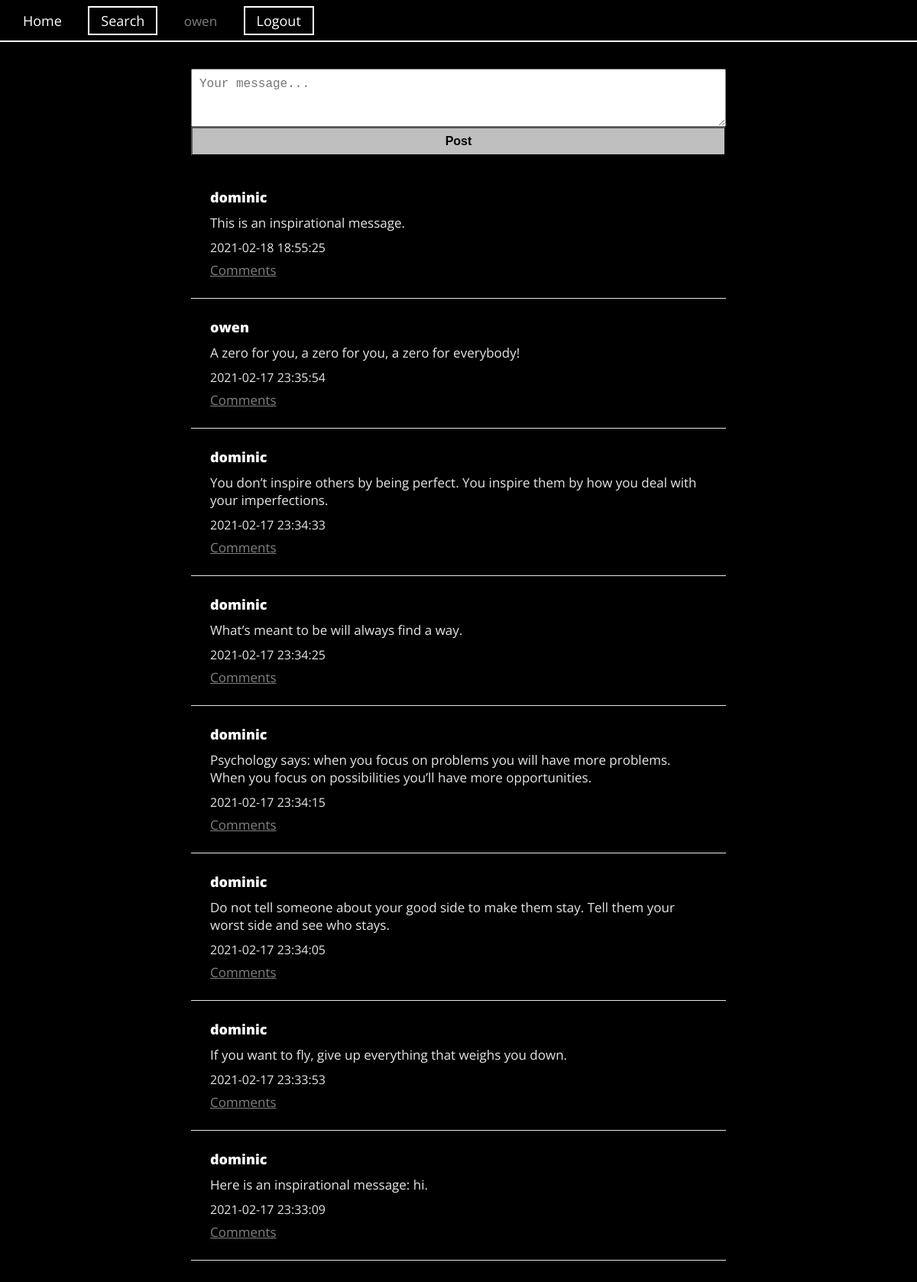
The page /views/index.php (signed in) on the database its author committed.
### tables this page shows
CREATE TABLE `posts` (
  `postid` int(11) NOT NULL AUTO_INCREMENT,
  `date_created` datetime DEFAULT NULL,
  `body` tinytext,
  `userid` int(11) DEFAULT NULL,
  PRIMARY KEY (`postid`),
  KEY `fk_users_posts` (`userid`),
  CONSTRAINT `fk_users_posts` FOREIGN KEY (`userid`) REFERENCES `users` (`userid`)
);

CREATE TABLE `users` (
  `userid` int(11) NOT NULL AUTO_INCREMENT,
  `username` varchar(30) NOT NULL,
  `password` varchar(30) NOT NULL,
  PRIMARY KEY (`userid`)
);

### controllers/PostsC.php (called while the page is built, shortened)
<?php
include_once '../models/PostsM.php';
class PostsC extends PostsM {
		public function gatherPosts($userInput){
			$query = "%" . $userInput . "%";
			$results = $this->getPosts($query);
			return $results;
		}
}

### models/Database.php (called while the page is built)
<?php
class Database {
	private $host = 'localhost';
	private $user = 'root';
	private $pass = 'root';
	private $dbName = 'cse3101_assignment';
	protected function connect() {
		try {
			$dsn = 'mysql:host=' . $this->host . ';dbname=' . $this->dbName;
			$pdo = new PDO($dsn,$this->user,$this->pass);
			$pdo->setAttribute(PDO::ATTR_DEFAULT_FETCH_MODE,PDO::FETCH_OBJ);
			return $pdo;
		} catch (PDOException $e) {
			error_log($e->getMessage());
			exit('Could not connect to database. Please contact your admin for more info.');
		}
	}
}

### models/PostsM.php (called while the page is built, shortened)
<?php
include_once 'Database.php';
class PostsM extends Database {
	protected function getPosts($query){
		$sql = "SELECT * FROM posts WHERE body LIKE :query";
		$stmt = $this->connect()->prepare($sql);
		$stmt->execute(['query'=>$query]);
		$arr = $stmt->fetchAll();
		return $arr;
	}
}

### models/UsersM.php (called while the page is built, shortened)
<?php
include_once 'Database.php';
class UsersM extends Database {
	protected function getUser($userid,$uname){
		$sql = "SELECT * FROM users WHERE username = :uname OR userid = :userid";
		$stmt = $this->connect()->prepare($sql);
		$stmt->execute(['uname'=>$uname,'userid'=>$userid]);
		$user = $stmt->fetch();
		return $user;
	}
}

### controllers/UsersC.php (called while the page is built, shortened)
<?php
include_once '../models/UsersM.php';
class UsersC extends UsersM{
	public function getUsername($userid){
		$user = $this->getUser($userid,"NULL");
		$username = $user->username;
		return $username;
	}
}

### views/index.php (the view, shortened to what this page needs)
<?php
include_once '../controllers/PostsC.php';
include_once '../controllers/UsersC.php';
?>
<html>
	<head>
		<link rel="stylesheet" href="css/style.css">
	</head>
	<body>
		<div class="navbar">
			<?php require 'navbar.php' ?>
		</div>
		<div class="container">
			<div>
				<?php
					if(isset($_SESSION['user'])){
				?>
						<form action="../controllers/createPost.php" method="POST">
							<textarea type="text" name="body" rows="3" cols="50" placeholder="Your message..." maxlength="250"></textarea>
							<button name="post">Post</button>
						</form>
				<?php
					} else {
						echo "<div class='prompt'>You need to login before you can make a post.</div>";
					}
				?>
			</div>
			<?php
				$postsObj = new PostsC();
				$usersObj = new UsersC();
				if(@$_GET['query']==false){
					$query = "";
				} else {
					$query = $_GET['query'];
				}
				$posts = $postsObj->gatherPosts($query);
				if(!$posts){
					echo "<div class='prompt'>No posts...</div>";
				} else {
				foreach(array_reverse($posts) as $post){
					$username = $usersObj->getUsername($post->userid);
			?>
			<div class="post-item">
				<div class="username"><?php echo $username ?></div>
				<div class="post-body"><?php echo $post->body ?></div>
				<div class="date"><?php echo $post->date_created ?></div>
				<div class="btn-comment"><a href="post.php?postid=<?php echo $post->postid ?>">Comments</a></div>
			</div>
			<?php
					}
				}
			?>
		</div>
	</body>
<html>

### views/css/style.css (style rules this page uses)
body { padding: 0; margin: 0; height: 100%; width: 100%; font-size: 17px; font-family: 'Open Sans', sans-serif; background: black; color: white; }
.navbar { display: block; border-bottom: 2px solid white; }
.container { position: relative; width: 700px; margin: auto; padding-bottom: 50px; }
.post-item { border-bottom: 1px solid #e6e6e6; padding: 25px; }
.post-item .username { font-weight: 900; font-size: 18px; color: white; }
.post-item .post-body { padding: 10px 0; color: #E6E6E6; }
.post-item .date { color: #E6E6E6; font-size: 16px; }
.btn-comment { margin-top: 7px; }
.btn-comment a { color: grey; text-decoration: underline; }
form { margin-top: 35px; }
input, textarea { width: 100%; padding: 10px; margin: 0px; margin-bottom: 0; display: inline-block; margin: auto; font-size: 16px; }
button { width: 100%; padding: 8px; background-color: #bfbfbf; color: black; font-size: 16px; font-weight: 600; }

### rows shown on the page
posts: userid.username "dominic", body "This is an inspirational message.", date_created "2021-02-18 18:55:25"
posts: userid.username "owen", body "A zero for you, a zero for you, a zero for everybody!", date_created "2021-02-17 23:35:54"
posts: userid.username "dominic", body "You don’t inspire others by being perfect. You inspire them by how you deal with your imperfections.", date_created "2021-02-17 23:34:33"
posts: userid.username "dominic", body "What’s meant to be will always find a way.", date_created "2021-02-17 23:34:25"
posts: userid.username "dominic", body "Psychology says: when you focus on problems you will have more problems. When you focus on possibilities you’ll have more opportunities.", date_created "2021-02-17 23:34:15"
posts: userid.username "dominic", body "Do not tell someone about your good side to make them stay. Tell them your worst side and see who stays.", date_created "2021-02-17 23:34:05"
posts: userid.username "dominic", body "If you want to fly, give up everything that weighs you down.", date_created "2021-02-17 23:33:53"
posts: userid.username "dominic", body "Here is an inspirational message: hi.", date_created "2021-02-17 23:33:09"

### other values the page prints
$_SESSION['user'] "owen"
